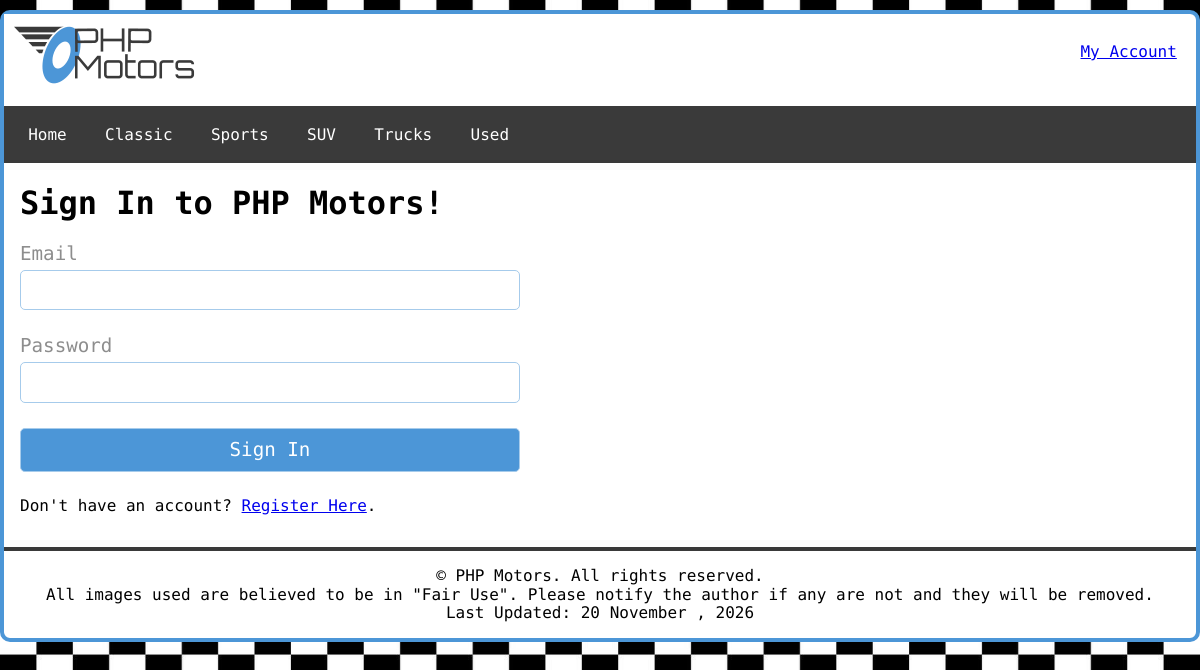
/accounts/index.php?action=login, run on the app's committed database.
### tables this page shows
CREATE TABLE `carclassification` (
  `classificationId` int(10) NOT NULL,
  `classificationName` varchar(30) NOT NULL
);

### model/main-model.php (called while the page is built, shortened)
<?php
function getClassifications(){
    $db = phpmotorsConnect();
    $sql = 'SELECT classificationName FROM carclassification ORDER BY classificationName ASC';
    $stmt = $db->prepare($sql);
    $stmt->execute();
    $classifications = $stmt->fetchAll();
    return $classifications;
   }

### accounts/index.php (the view, shortened to what this page needs)
<?php
require_once '../model/main-model.php';
$classifications = getClassifications();
$navList = '<ul>';
$navList .= "<li><a href='/phpmotors/index.php' title='View the PHP Motors home page'>Home</a></li>";
foreach ($classifications as $classification) {
 $navList .= "<li><a href='/phpmotors/index.php?action=".urlencode($classification['classificationName'])."' title='View our $classification[classificationName] product line'>$classification[classificationName]</a></li>";
}
$navList .= '</ul>';
$action = filter_input(INPUT_POST, 'action');
if ($action == NULL){
    $action = filter_input(INPUT_GET, 'action');
}
switch ($action){
    case 'login':
        include '../view/login.php';
        break;
    }
?>

### css/styles.css (style rules this page uses)
html { line-height:1.15;-webkit-text-size-adjust:100% }
body { margin:0 }
a { background-color:transparent }
body .site-wrapper nav ul { display:flex;flex-flow:row nowrap;justify-content:flex-start;list-style:none;padding-left:5px }
body .site-wrapper nav ul li a { padding:1.2em .4em;text-decoration:none;color:#fff;display:block }
@media only screen and (min-width: 640px) { body { background-image:url("../images/site/small_check.jpg");background-size:cover;background-repeat:no-repeat;height:100% } }
@media only screen and (min-width: 640px) { body .site-wrapper nav ul li a { padding:1.2em } }

### data on the page
carclassification: classificationName "Classic"
carclassification: classificationName "Sports"
carclassification: classificationName "SUV"
carclassification: classificationName "Trucks"
carclassification: classificationName "Used"

### other printed values
date ("d F , Y", getlastmod()) "20 November , 2026"
